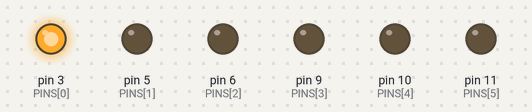
Simulated run of this sketch. Board: Arduino Uno, built with avr-gcc and run on an emulated ATmega328P. Shown: output pins drawn as LEDs (lit = HIGH).

Above: at 0.05 s.
At 0.55 s:
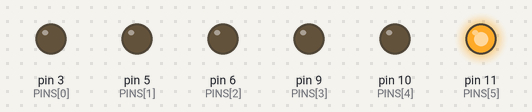
At 0.75 s:
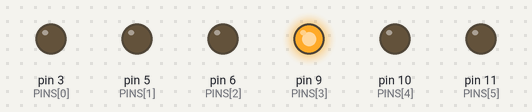
At 1.45 s:
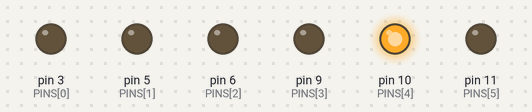
At 2.15 s:
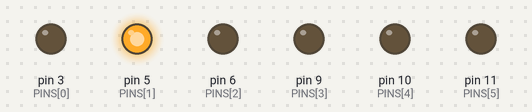
At 2.85 s:
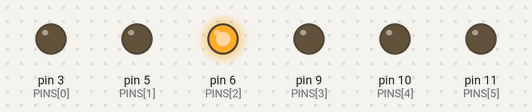
Timing chart, 0 to 3.1 s (numbered marks = the images above):
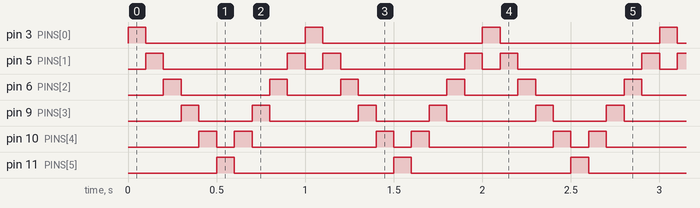

The sketch:

07-loops.ino
```cpp
const int PINS[] = {3, 5, 6, 9, 10, 11};
const int PIN_COUNT = 6;

void setup() {
  for (int i = 0; i < PIN_COUNT; i++) {
    pinMode(PINS[i], OUTPUT);
  }
}

void loop() {
  for (int i = 0; i < PIN_COUNT; i++) {
    digitalWrite(PINS[i], HIGH);
    delay(100);
    digitalWrite(PINS[i], LOW);
  }

  for (int i = PIN_COUNT - 2; i >= 1; i--) {
    digitalWrite(PINS[i], HIGH);
    delay(100);
    digitalWrite(PINS[i], LOW);
  }
}
```

Measured:
- by itself, pin 3 (PINS[0]), pin 11 (PINS[5]): alternates HIGH for 0.10 s and LOW for 0.90 s
- by itself, pin 5 (PINS[1]): repeats every 1.0 s: LOW 0.70 s, HIGH 0.10 s, LOW 0.10 s, HIGH 0.10 s
- by itself, pin 6 (PINS[2]): repeats every 1.0 s: LOW 0.50 s, HIGH 0.10 s, LOW 0.30 s, HIGH 0.10 s
- by itself, pin 9 (PINS[3]): repeats every 1.0 s: LOW 0.30 s, HIGH 0.10 s, LOW 0.50 s, HIGH 0.10 s
- by itself, pin 10 (PINS[4]): repeats every 1.0 s: LOW 0.10 s, HIGH 0.10 s, LOW 0.70 s, HIGH 0.10 s
